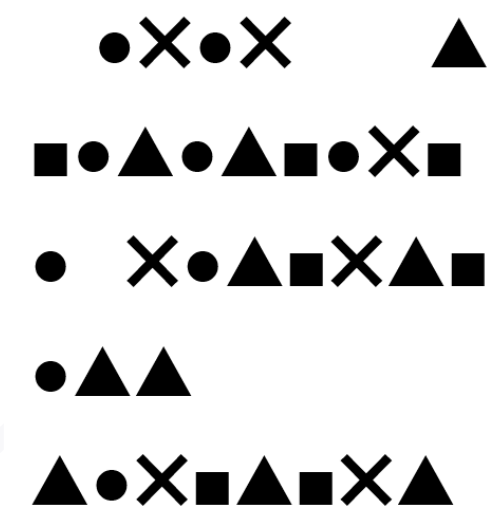
#> input picture Shapes/Shapes.png, 497 x 523 px, found by its file name
$ python Trail_4.py
#> lines starting #> are read from the running program, lines starting #| are printed output that depends on the picture; after the words box and inside, x2 and y2 are one past the last pixel; in counts of white or black regions, pixels touching at a corner belong together
import cv2
import numpy as np

def detect_shapes(image_path):
    """
    Attempts to detect circles, crosses, squares, and triangles in an image.

    Args:
        image_path (str): Path to the image file.
    """

    img = cv2.imread(image_path)
#> img is the input picture: shape (523, 497, 3); mean B, G, R 220.2, 220.2, 220.2
    gray = cv2.cvtColor(img, cv2.COLOR_BGR2GRAY)
    blurred = cv2.GaussianBlur(gray, (5, 5), 0)
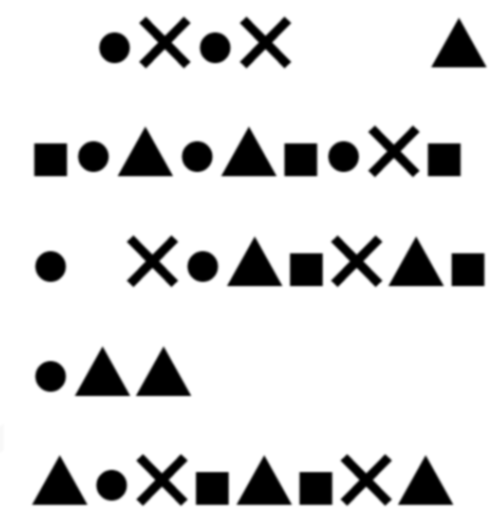
#> blurred: shape (523, 497); min 0, max 255, mean 220.2
    edges = cv2.Canny(blurred, 50, 150)
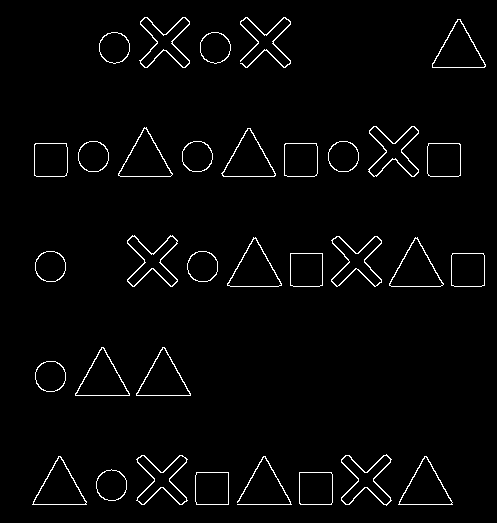
#> edges: shape (523, 497); 2.4% white in thin lines or dots, all inside (x1, y1, x2, y2) = (32, 17, 486, 506)

    contours, _ = cv2.findContours(edges, cv2.RETR_EXTERNAL, cv2.CHAIN_APPROX_SIMPLE)
#> contours = 33 contours; largest, box (x1, y1, x2, y2) and area: (389, 237, 444, 287) 1420, (227, 237, 282, 287) 1418, (118, 127, 173, 177) 1414, (221, 128, 276, 177) 1413, (432, 19, 486, 68) 1406

    circles = 0
    crosses = 0
    squares = 0
    triangles = 0

    for contour in contours:
        # Approximate the shape of the contour
        perimeter = cv2.arcLength(contour, True)
        approx = cv2.approxPolyDP(contour, 0.04 * perimeter, True)

        # Analyze the number of sides
        sides = len(approx)

        if sides == 3:
            triangles += 1
        elif sides == 4:
            # Differentiate between squares and rectangles (crude check)
            x, y, w, h = cv2.boundingRect(approx)
            aspectRatio = float(w) / h
            if 0.95 <= aspectRatio <= 1.05:
                squares += 1
        elif 4 <= sides <= 8:  # Adjust threshold for crosses
            # Additional logic to detect crosses more reliably (e.g., line intersection)
            # This is a placeholder, you'll need more sophisticated checks
            crosses += 1
        elif sides >= 8:  # Adjust threshold for circles
            circles += 1
#> this loop made 33 passes
#> (perimeter, approx, sides, x, y, w, aspectRatio) on passes 1, 2, 12, 13, 20, 21, 22: (128.2, [[299, 472], [299, 503], [331, 504], [331, 472]], 4, 299, 472, 33, 1), (128.8, [[196, 472], [196, 504], [228, 504], [228, 472]], 4, 196, 472, 33, 1), (129.7, [[452, 253], [451, 285], [484, 285], [483, 253]], 4, 451, 253, 34, 1.03), (128.8, [[290, 253], [290, 285], [322, 285], [322, 253]], 4, 290, 253, 33, 1), (129.1, [[428, 143], [428, 175], [460, 175], [460, 144]], 4, 428, 143, 33, 1), (129.1, [[285, 143], [284, 175], [316, 175], [316, 143]], 4, 284, 143, 33, 1), (129.1, [[35, 143], [34, 175], [66, 175], [66, 143]], 4, 34, 143, 33, 1)
#> (perimeter, approx, sides) on passes 4, 6, 10, 11, 16, 17: (174.4, [[424, 456], [398, 504], [452, 504]], 3), (174.4, [[58, 456], [32, 504], [86, 504]], 3), (173.5, [[162, 347], [136, 395], [190, 395]], 3), (173.5, [[101, 347], [75, 395], [129, 395]], 3), (174.6, [[415, 237], [389, 285], [442, 285]], 3), (175.2, [[253, 237], [227, 285], [281, 285]], 3)
#> after the loop, circles = 0; crosses = 17; squares = 7; triangles = 9

    print("Circles:", circles)
#| Circles: 0
    print("Crosses:", crosses)
#| Crosses: 17
    print("Squares:", squares)
#| Squares: 7
    print("Triangles:", triangles)
#| Triangles: 9


# Example usage:
image_path = "E:\Competitions\Rov\Python\Shapes\Shapes.png"
detect_shapes(image_path)
